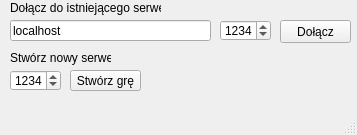
<?xml version="1.0" encoding="UTF-8"?>
<ui version="4.0">
 <class>MainWindow</class>
 <widget class="QMainWindow" name="MainWindow">
  <property name="geometry">
   <rect>
    <x>0</x>
    <y>0</y>
    <width>357</width>
    <height>135</height>
   </rect>
  </property>
  <property name="windowTitle">
   <string>Wisielec</string>
  </property>
  <widget class="QWidget" name="centralwidget">
   <widget class="QLineEdit" name="hostLineEdit">
    <property name="geometry">
     <rect>
      <x>10</x>
      <y>20</y>
      <width>201</width>
      <height>21</height>
     </rect>
    </property>
    <property name="text">
     <string>localhost</string>
    </property>
   </widget>
   <widget class="QSpinBox" name="portSpinBox">
    <property name="geometry">
     <rect>
      <x>220</x>
      <y>20</y>
      <width>51</width>
      <height>21</height>
     </rect>
    </property>
    <property name="minimum">
     <number>1</number>
    </property>
    <property name="maximum">
     <number>65535</number>
    </property>
    <property name="value">
     <number>1234</number>
    </property>
   </widget>
   <widget class="QPushButton" name="joinGameBtn">
    <property name="geometry">
     <rect>
      <x>280</x>
      <y>20</y>
      <width>71</width>
      <height>23</height>
     </rect>
    </property>
    <property name="text">
     <string>Dołącz</string>
    </property>
   </widget>
   <widget class="QPushButton" name="newGameBtn">
    <property name="geometry">
     <rect>
      <x>70</x>
      <y>70</y>
      <width>71</width>
      <height>21</height>
     </rect>
    </property>
    <property name="text">
     <string>Stwórz grę</string>
    </property>
   </widget>
   <widget class="QSpinBox" name="portSpinBox_2">
    <property name="geometry">
     <rect>
      <x>10</x>
      <y>70</y>
      <width>51</width>
      <height>21</height>
     </rect>
    </property>
    <property name="minimum">
     <number>1</number>
    </property>
    <property name="maximum">
     <number>65535</number>
    </property>
    <property name="value">
     <number>1234</number>
    </property>
   </widget>
   <widget class="QLabel" name="label_2">
    <property name="geometry">
     <rect>
      <x>10</x>
      <y>50</y>
      <width>101</width>
      <height>16</height>
     </rect>
    </property>
    <property name="text">
     <string>Stwórz nowy serwer</string>
    </property>
   </widget>
   <widget class="QLabel" name="label">
    <property name="geometry">
     <rect>
      <x>10</x>
      <y>0</y>
      <width>151</width>
      <height>16</height>
     </rect>
    </property>
    <property name="text">
     <string>Dołącz do istniejącego serwera</string>
    </property>
   </widget>
  </widget>
  <widget class="QMenuBar" name="menubar">
   <property name="geometry">
    <rect>
     <x>0</x>
     <y>0</y>
     <width>357</width>
     <height>21</height>
    </rect>
   </property>
  </widget>
  <widget class="QStatusBar" name="statusbar"/>
 </widget>
 <resources/>
 <connections/>
</ui>
